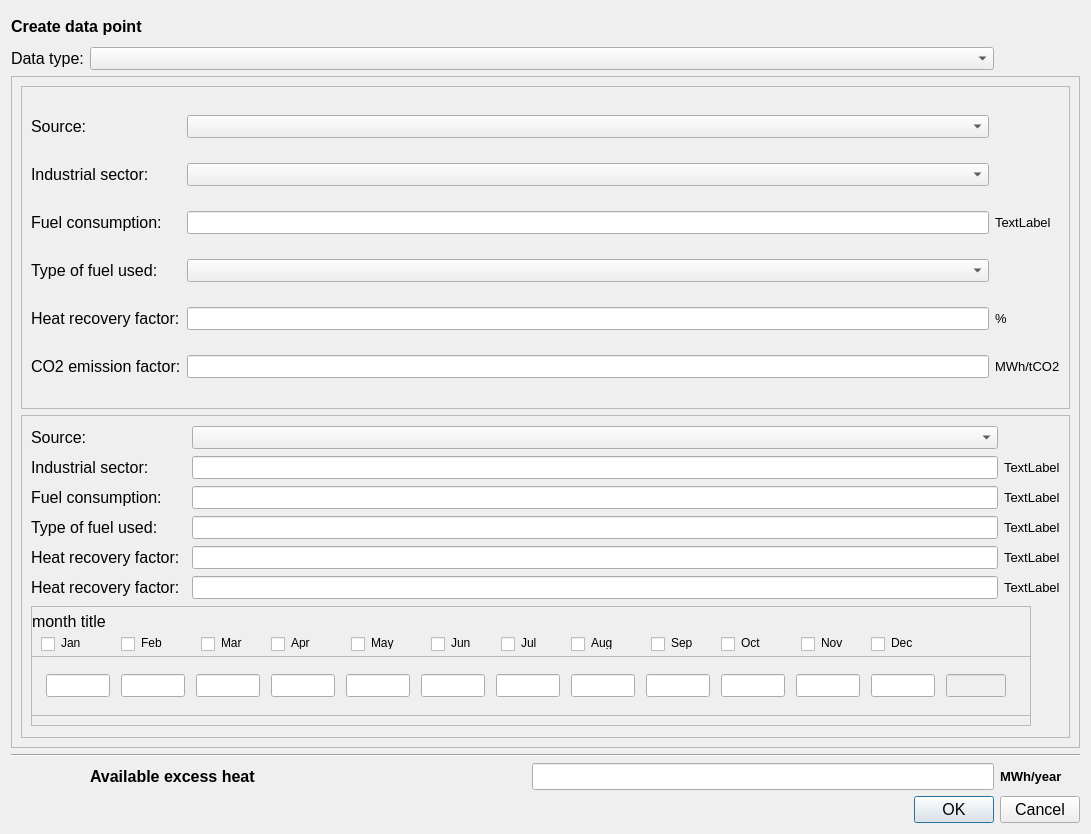
<?xml version="1.0" encoding="UTF-8"?>
<ui version="4.0">
 <class>window</class>
 <widget class="QDialog" name="window">
  <property name="enabled">
   <bool>true</bool>
  </property>
  <property name="geometry">
   <rect>
    <x>0</x>
    <y>0</y>
    <width>1091</width>
    <height>834</height>
   </rect>
  </property>
  <property name="sizePolicy">
   <sizepolicy hsizetype="Fixed" vsizetype="Fixed">
    <horstretch>0</horstretch>
    <verstretch>0</verstretch>
   </sizepolicy>
  </property>
  <property name="windowTitle">
   <string>Configure input properties</string>
  </property>
  <layout class="QGridLayout" name="gridLayout">
   <item row="5" column="5">
    <widget class="QPushButton" name="okButton">
     <property name="font">
      <font>
       <pointsize>12</pointsize>
      </font>
     </property>
     <property name="text">
      <string>OK</string>
     </property>
    </widget>
   </item>
   <item row="5" column="4">
    <spacer name="horizontalSpacer_2">
     <property name="orientation">
      <enum>Qt::Horizontal</enum>
     </property>
     <property name="sizeHint" stdset="0">
      <size>
       <width>40</width>
       <height>20</height>
      </size>
     </property>
    </spacer>
   </item>
   <item row="5" column="1" colspan="2">
    <spacer name="horizontalSpacer">
     <property name="orientation">
      <enum>Qt::Horizontal</enum>
     </property>
     <property name="sizeHint" stdset="0">
      <size>
       <width>40</width>
       <height>20</height>
      </size>
     </property>
    </spacer>
   </item>
   <item row="5" column="6">
    <widget class="QPushButton" name="cancelButton">
     <property name="font">
      <font>
       <pointsize>12</pointsize>
      </font>
     </property>
     <property name="text">
      <string>Cancel</string>
     </property>
    </widget>
   </item>
   <item row="1" column="0">
    <widget class="QLabel" name="typeLabel">
     <property name="sizePolicy">
      <sizepolicy hsizetype="Maximum" vsizetype="Preferred">
       <horstretch>0</horstretch>
       <verstretch>0</verstretch>
      </sizepolicy>
     </property>
     <property name="maximumSize">
      <size>
       <width>99999</width>
       <height>16777215</height>
      </size>
     </property>
     <property name="font">
      <font>
       <pointsize>12</pointsize>
      </font>
     </property>
     <property name="text">
      <string>Data type:</string>
     </property>
    </widget>
   </item>
   <item row="0" column="0" colspan="3">
    <widget class="QLabel" name="titleLabel">
     <property name="sizePolicy">
      <sizepolicy hsizetype="Preferred" vsizetype="Maximum">
       <horstretch>0</horstretch>
       <verstretch>0</verstretch>
      </sizepolicy>
     </property>
     <property name="maximumSize">
      <size>
       <width>16777215</width>
       <height>30</height>
      </size>
     </property>
     <property name="font">
      <font>
       <pointsize>12</pointsize>
       <weight>75</weight>
       <bold>true</bold>
      </font>
     </property>
     <property name="text">
      <string>Create data point</string>
     </property>
    </widget>
   </item>
   <item row="4" column="6">
    <widget class="QLabel" name="resultUnitLabel">
     <property name="font">
      <font>
       <pointsize>10</pointsize>
       <weight>75</weight>
       <bold>true</bold>
      </font>
     </property>
     <property name="text">
      <string>MWh/year</string>
     </property>
    </widget>
   </item>
   <item row="5" column="3">
    <spacer name="horizontalSpacer_3">
     <property name="orientation">
      <enum>Qt::Horizontal</enum>
     </property>
     <property name="sizeHint" stdset="0">
      <size>
       <width>40</width>
       <height>20</height>
      </size>
     </property>
    </spacer>
   </item>
   <item row="3" column="0" colspan="7">
    <widget class="Line" name="line">
     <property name="orientation">
      <enum>Qt::Horizontal</enum>
     </property>
    </widget>
   </item>
   <item row="4" column="1" colspan="3">
    <widget class="QLabel" name="resultLabel">
     <property name="font">
      <font>
       <pointsize>12</pointsize>
       <weight>75</weight>
       <bold>true</bold>
      </font>
     </property>
     <property name="toolTip">
      <string>&lt;span&gt;This is the calculated thermal output for the selected source with the specified parameters.&lt;/span&gt;</string>
     </property>
     <property name="text">
      <string>Available excess heat</string>
     </property>
    </widget>
   </item>
   <item row="1" column="1" colspan="5">
    <widget class="QComboBox" name="typeSelect">
     <property name="font">
      <font>
       <pointsize>10</pointsize>
      </font>
     </property>
    </widget>
   </item>
   <item row="4" column="4" colspan="2">
    <widget class="QLineEdit" name="resultText">
     <property name="enabled">
      <bool>true</bool>
     </property>
     <property name="font">
      <font>
       <pointsize>12</pointsize>
       <weight>75</weight>
       <bold>true</bold>
      </font>
     </property>
    </widget>
   </item>
   <item row="2" column="0" colspan="7">
    <widget class="QFrame" name="group">
     <property name="frameShape">
      <enum>QFrame::StyledPanel</enum>
     </property>
     <property name="frameShadow">
      <enum>QFrame::Raised</enum>
     </property>
     <layout class="QVBoxLayout" name="verticalLayout">
      <item>
       <widget class="QFrame" name="groupIndustrial">
        <property name="enabled">
         <bool>true</bool>
        </property>
        <property name="frameShape">
         <enum>QFrame::StyledPanel</enum>
        </property>
        <property name="frameShadow">
         <enum>QFrame::Raised</enum>
        </property>
        <layout class="QGridLayout" name="gridLayout_2">
         <item row="1" column="0">
          <widget class="QLabel" name="field1Label">
           <property name="sizePolicy">
            <sizepolicy hsizetype="Preferred" vsizetype="Maximum">
             <horstretch>0</horstretch>
             <verstretch>0</verstretch>
            </sizepolicy>
           </property>
           <property name="maximumSize">
            <size>
             <width>16777215</width>
             <height>22</height>
            </size>
           </property>
           <property name="font">
            <font>
             <pointsize>12</pointsize>
            </font>
           </property>
           <property name="text">
            <string>Industrial sector:</string>
           </property>
          </widget>
         </item>
         <item row="2" column="0">
          <widget class="QLabel" name="field2Label">
           <property name="sizePolicy">
            <sizepolicy hsizetype="Preferred" vsizetype="Maximum">
             <horstretch>0</horstretch>
             <verstretch>0</verstretch>
            </sizepolicy>
           </property>
           <property name="maximumSize">
            <size>
             <width>16777215</width>
             <height>22</height>
            </size>
           </property>
           <property name="font">
            <font>
             <pointsize>12</pointsize>
            </font>
           </property>
           <property name="text">
            <string>Fuel consumption:</string>
           </property>
          </widget>
         </item>
         <item row="2" column="2">
          <widget class="QLabel" name="field2UnitLabel">
           <property name="font">
            <font>
             <pointsize>10</pointsize>
            </font>
           </property>
           <property name="text">
            <string>TextLabel</string>
           </property>
          </widget>
         </item>
         <item row="4" column="0">
          <widget class="QLabel" name="field4Label">
           <property name="sizePolicy">
            <sizepolicy hsizetype="Preferred" vsizetype="Maximum">
             <horstretch>0</horstretch>
             <verstretch>0</verstretch>
            </sizepolicy>
           </property>
           <property name="maximumSize">
            <size>
             <width>16777215</width>
             <height>22</height>
            </size>
           </property>
           <property name="font">
            <font>
             <pointsize>12</pointsize>
            </font>
           </property>
           <property name="text">
            <string>Heat recovery factor:</string>
           </property>
          </widget>
         </item>
         <item row="3" column="1">
          <widget class="QComboBox" name="field3Select">
           <property name="font">
            <font>
             <pointsize>10</pointsize>
            </font>
           </property>
          </widget>
         </item>
         <item row="4" column="1">
          <widget class="QLineEdit" name="field4Text">
           <property name="font">
            <font>
             <pointsize>10</pointsize>
            </font>
           </property>
          </widget>
         </item>
         <item row="2" column="1">
          <widget class="QLineEdit" name="field2Text">
           <property name="font">
            <font>
             <pointsize>10</pointsize>
            </font>
           </property>
          </widget>
         </item>
         <item row="4" column="2">
          <widget class="QLabel" name="field4UnitLabel">
           <property name="font">
            <font>
             <pointsize>10</pointsize>
            </font>
           </property>
           <property name="text">
            <string>%</string>
           </property>
          </widget>
         </item>
         <item row="3" column="0">
          <widget class="QLabel" name="field3Label">
           <property name="sizePolicy">
            <sizepolicy hsizetype="Preferred" vsizetype="Maximum">
             <horstretch>0</horstretch>
             <verstretch>0</verstretch>
            </sizepolicy>
           </property>
           <property name="maximumSize">
            <size>
             <width>16777215</width>
             <height>22</height>
            </size>
           </property>
           <property name="font">
            <font>
             <pointsize>12</pointsize>
            </font>
           </property>
           <property name="text">
            <string>Type of fuel used:</string>
           </property>
          </widget>
         </item>
         <item row="5" column="0">
          <widget class="QLabel" name="field5Label">
           <property name="font">
            <font>
             <pointsize>12</pointsize>
            </font>
           </property>
           <property name="text">
            <string>CO2 emission factor:</string>
           </property>
          </widget>
         </item>
         <item row="5" column="2">
          <widget class="QLabel" name="field5UnitLabel">
           <property name="font">
            <font>
             <pointsize>10</pointsize>
            </font>
           </property>
           <property name="text">
            <string>MWh/tCO2</string>
           </property>
          </widget>
         </item>
         <item row="5" column="1">
          <widget class="QLineEdit" name="field5Text">
           <property name="font">
            <font>
             <pointsize>10</pointsize>
            </font>
           </property>
          </widget>
         </item>
         <item row="0" column="1">
          <widget class="QComboBox" name="questionSelect">
           <property name="font">
            <font>
             <pointsize>10</pointsize>
            </font>
           </property>
          </widget>
         </item>
         <item row="0" column="0">
          <widget class="QLabel" name="sourceLabel">
           <property name="font">
            <font>
             <pointsize>12</pointsize>
            </font>
           </property>
           <property name="text">
            <string>Source:</string>
           </property>
          </widget>
         </item>
         <item row="1" column="1">
          <widget class="QComboBox" name="field1Select">
           <property name="font">
            <font>
             <pointsize>10</pointsize>
            </font>
           </property>
          </widget>
         </item>
        </layout>
       </widget>
      </item>
      <item>
       <widget class="QFrame" name="groupUnconventional">
        <property name="visible">
         <bool>true</bool>
        </property>
        <property name="frameShape">
         <enum>QFrame::StyledPanel</enum>
        </property>
        <property name="frameShadow">
         <enum>QFrame::Raised</enum>
        </property>
        <layout class="QGridLayout" name="gridLayout_3">
         <item row="5" column="4">
          <widget class="QLabel" name="field5UnitLabel_2">
           <property name="font">
            <font>
             <pointsize>10</pointsize>
            </font>
           </property>
           <property name="text">
            <string>TextLabel</string>
           </property>
          </widget>
         </item>
         <item row="4" column="4">
          <widget class="QLabel" name="field4UnitLabel_2">
           <property name="font">
            <font>
             <pointsize>10</pointsize>
            </font>
           </property>
           <property name="text">
            <string>TextLabel</string>
           </property>
          </widget>
         </item>
         <item row="5" column="0" colspan="2">
          <widget class="QLabel" name="field5Label_2">
           <property name="sizePolicy">
            <sizepolicy hsizetype="Preferred" vsizetype="Maximum">
             <horstretch>0</horstretch>
             <verstretch>0</verstretch>
            </sizepolicy>
           </property>
           <property name="maximumSize">
            <size>
             <width>16777215</width>
             <height>22</height>
            </size>
           </property>
           <property name="font">
            <font>
             <pointsize>12</pointsize>
            </font>
           </property>
           <property name="text">
            <string>Heat recovery factor:</string>
           </property>
          </widget>
         </item>
         <item row="1" column="4">
          <widget class="QLabel" name="field1UnitLabel_2">
           <property name="font">
            <font>
             <pointsize>10</pointsize>
            </font>
           </property>
           <property name="text">
            <string>TextLabel</string>
           </property>
          </widget>
         </item>
         <item row="5" column="3">
          <widget class="QLineEdit" name="field5Text_2">
           <property name="font">
            <font>
             <pointsize>10</pointsize>
            </font>
           </property>
          </widget>
         </item>
         <item row="6" column="0" colspan="5">
          <widget class="QFrame" name="monthGroup">
           <property name="sizePolicy">
            <sizepolicy hsizetype="Preferred" vsizetype="Fixed">
             <horstretch>0</horstretch>
             <verstretch>0</verstretch>
            </sizepolicy>
           </property>
           <property name="minimumSize">
            <size>
             <width>1000</width>
             <height>120</height>
            </size>
           </property>
           <property name="maximumSize">
            <size>
             <width>1000</width>
             <height>120</height>
            </size>
           </property>
           <property name="frameShape">
            <enum>QFrame::StyledPanel</enum>
           </property>
           <property name="frameShadow">
            <enum>QFrame::Raised</enum>
           </property>
           <widget class="QLabel" name="monthLabel_10">
            <property name="geometry">
             <rect>
              <x>710</x>
              <y>30</y>
              <width>47</width>
              <height>13</height>
             </rect>
            </property>
            <property name="text">
             <string>Oct</string>
            </property>
           </widget>
           <widget class="QLabel" name="monthLabel_7">
            <property name="geometry">
             <rect>
              <x>490</x>
              <y>30</y>
              <width>47</width>
              <height>13</height>
             </rect>
            </property>
            <property name="text">
             <string>Jul</string>
            </property>
           </widget>
           <widget class="QLabel" name="monthLabel_11">
            <property name="geometry">
             <rect>
              <x>790</x>
              <y>30</y>
              <width>47</width>
              <height>13</height>
             </rect>
            </property>
            <property name="text">
             <string>Nov</string>
            </property>
           </widget>
           <widget class="QLabel" name="monthLabel_8">
            <property name="geometry">
             <rect>
              <x>560</x>
              <y>30</y>
              <width>47</width>
              <height>13</height>
             </rect>
            </property>
            <property name="text">
             <string>Aug</string>
            </property>
           </widget>
           <widget class="QLabel" name="monthLabel_12">
            <property name="geometry">
             <rect>
              <x>860</x>
              <y>30</y>
              <width>47</width>
              <height>13</height>
             </rect>
            </property>
            <property name="text">
             <string>Dec</string>
            </property>
           </widget>
           <widget class="QLabel" name="monthLabel_9">
            <property name="geometry">
             <rect>
              <x>640</x>
              <y>30</y>
              <width>47</width>
              <height>13</height>
             </rect>
            </property>
            <property name="text">
             <string>Sep</string>
            </property>
           </widget>
           <widget class="QLabel" name="monthLabel_6">
            <property name="geometry">
             <rect>
              <x>420</x>
              <y>30</y>
              <width>47</width>
              <height>13</height>
             </rect>
            </property>
            <property name="text">
             <string>Jun</string>
            </property>
           </widget>
           <widget class="QLabel" name="monthLabel_5">
            <property name="geometry">
             <rect>
              <x>340</x>
              <y>30</y>
              <width>47</width>
              <height>13</height>
             </rect>
            </property>
            <property name="text">
             <string>May</string>
            </property>
           </widget>
           <widget class="QLabel" name="monthLabel_13">
            <property name="geometry">
             <rect>
              <x>110</x>
              <y>30</y>
              <width>47</width>
              <height>13</height>
             </rect>
            </property>
            <property name="text">
             <string>Feb</string>
            </property>
           </widget>
           <widget class="QLabel" name="monthLabel_4">
            <property name="geometry">
             <rect>
              <x>260</x>
              <y>30</y>
              <width>47</width>
              <height>13</height>
             </rect>
            </property>
            <property name="text">
             <string>Apr</string>
            </property>
           </widget>
           <widget class="QLabel" name="monthLabel_2">
            <property name="geometry">
             <rect>
              <x>1</x>
              <y>0</y>
              <width>481</width>
              <height>30</height>
             </rect>
            </property>
            <property name="minimumSize">
             <size>
              <width>0</width>
              <height>30</height>
             </size>
            </property>
            <property name="font">
             <font>
              <pointsize>12</pointsize>
             </font>
            </property>
            <property name="toolTip">
             <string>&lt;span&gt;Here you can specify which months are in the heating (or cooling) season. For months outside of the season, seasonal thermal storage is required, so the energy in those months may not be available.&lt;/span&gt;</string>
            </property>
            <property name="text">
             <string>month title</string>
            </property>
           </widget>
           <widget class="QLabel" name="monthLabel_1">
            <property name="geometry">
             <rect>
              <x>30</x>
              <y>30</y>
              <width>47</width>
              <height>13</height>
             </rect>
            </property>
            <property name="text">
             <string>Jan</string>
            </property>
           </widget>
           <widget class="QLabel" name="monthLabel_3">
            <property name="geometry">
             <rect>
              <x>190</x>
              <y>30</y>
              <width>47</width>
              <height>13</height>
             </rect>
            </property>
            <property name="text">
             <string>Mar</string>
            </property>
           </widget>
           <widget class="QCheckBox" name="monthCheckBox_1">
            <property name="geometry">
             <rect>
              <x>10</x>
              <y>30</y>
              <width>21</width>
              <height>17</height>
             </rect>
            </property>
            <property name="text">
             <string/>
            </property>
           </widget>
           <widget class="QCheckBox" name="monthCheckBox_2">
            <property name="geometry">
             <rect>
              <x>90</x>
              <y>30</y>
              <width>21</width>
              <height>17</height>
             </rect>
            </property>
            <property name="text">
             <string/>
            </property>
           </widget>
           <widget class="QCheckBox" name="monthCheckBox_3">
            <property name="geometry">
             <rect>
              <x>170</x>
              <y>30</y>
              <width>21</width>
              <height>17</height>
             </rect>
            </property>
            <property name="text">
             <string/>
            </property>
           </widget>
           <widget class="QCheckBox" name="monthCheckBox_4">
            <property name="geometry">
             <rect>
              <x>240</x>
              <y>30</y>
              <width>21</width>
              <height>17</height>
             </rect>
            </property>
            <property name="text">
             <string/>
            </property>
           </widget>
           <widget class="QCheckBox" name="monthCheckBox_5">
            <property name="geometry">
             <rect>
              <x>320</x>
              <y>30</y>
              <width>21</width>
              <height>17</height>
             </rect>
            </property>
            <property name="text">
             <string/>
            </property>
           </widget>
           <widget class="QCheckBox" name="monthCheckBox_6">
            <property name="geometry">
             <rect>
              <x>400</x>
              <y>30</y>
              <width>21</width>
              <height>17</height>
             </rect>
            </property>
            <property name="text">
             <string/>
            </property>
           </widget>
           <widget class="QCheckBox" name="monthCheckBox_7">
            <property name="geometry">
             <rect>
              <x>470</x>
              <y>30</y>
              <width>21</width>
              <height>17</height>
             </rect>
            </property>
            <property name="text">
             <string/>
            </property>
           </widget>
           <widget class="QCheckBox" name="monthCheckBox_8">
            <property name="geometry">
             <rect>
              <x>540</x>
              <y>30</y>
              <width>21</width>
              <height>17</height>
             </rect>
            </property>
            <property name="text">
             <string/>
            </property>
           </widget>
           <widget class="QCheckBox" name="monthCheckBox_9">
            <property name="geometry">
             <rect>
              <x>620</x>
              <y>30</y>
              <width>21</width>
              <height>17</height>
             </rect>
            </property>
            <property name="text">
             <string/>
            </property>
           </widget>
           <widget class="QCheckBox" name="monthCheckBox_10">
            <property name="geometry">
             <rect>
              <x>690</x>
              <y>30</y>
              <width>21</width>
              <height>17</height>
             </rect>
            </property>
            <property name="text">
             <string/>
            </property>
           </widget>
           <widget class="QCheckBox" name="monthCheckBox_11">
            <property name="geometry">
             <rect>
              <x>770</x>
              <y>30</y>
              <width>21</width>
              <height>17</height>
             </rect>
            </property>
            <property name="text">
             <string/>
            </property>
           </widget>
           <widget class="QCheckBox" name="monthCheckBox_12">
            <property name="geometry">
             <rect>
              <x>840</x>
              <y>30</y>
              <width>21</width>
              <height>17</height>
             </rect>
            </property>
            <property name="text">
             <string/>
            </property>
           </widget>
           <widget class="QFrame" name="monthGroupTemp">
            <property name="geometry">
             <rect>
              <x>0</x>
              <y>50</y>
              <width>1000</width>
              <height>60</height>
             </rect>
            </property>
            <property name="sizePolicy">
             <sizepolicy hsizetype="Preferred" vsizetype="Fixed">
              <horstretch>0</horstretch>
              <verstretch>0</verstretch>
             </sizepolicy>
            </property>
            <property name="minimumSize">
             <size>
              <width>1000</width>
              <height>60</height>
             </size>
            </property>
            <property name="maximumSize">
             <size>
              <width>1000</width>
              <height>60</height>
             </size>
            </property>
            <property name="frameShape">
             <enum>QFrame::StyledPanel</enum>
            </property>
            <property name="frameShadow">
             <enum>QFrame::Raised</enum>
            </property>
            <layout class="QHBoxLayout" name="horizontalLayout">
             <item>
              <widget class="QLineEdit" name="month_1">
               <property name="minimumSize">
                <size>
                 <width>64</width>
                 <height>0</height>
                </size>
               </property>
               <property name="maximumSize">
                <size>
                 <width>64</width>
                 <height>16777215</height>
                </size>
               </property>
               <property name="font">
                <font>
                 <pointsize>10</pointsize>
                </font>
               </property>
              </widget>
             </item>
             <item>
              <widget class="QLineEdit" name="month_2">
               <property name="minimumSize">
                <size>
                 <width>64</width>
                 <height>0</height>
                </size>
               </property>
               <property name="maximumSize">
                <size>
                 <width>64</width>
                 <height>16777215</height>
                </size>
               </property>
               <property name="font">
                <font>
                 <pointsize>10</pointsize>
                </font>
               </property>
              </widget>
             </item>
             <item>
              <widget class="QLineEdit" name="month_3">
               <property name="minimumSize">
                <size>
                 <width>64</width>
                 <height>0</height>
                </size>
               </property>
               <property name="maximumSize">
                <size>
                 <width>64</width>
                 <height>16777215</height>
                </size>
               </property>
               <property name="font">
                <font>
                 <pointsize>10</pointsize>
                </font>
               </property>
              </widget>
             </item>
             <item>
              <widget class="QLineEdit" name="month_4">
               <property name="minimumSize">
                <size>
                 <width>64</width>
                 <height>0</height>
                </size>
               </property>
               <property name="maximumSize">
                <size>
                 <width>64</width>
                 <height>16777215</height>
                </size>
               </property>
               <property name="font">
                <font>
                 <pointsize>10</pointsize>
                </font>
               </property>
              </widget>
             </item>
             <item>
              <widget class="QLineEdit" name="month_5">
               <property name="minimumSize">
                <size>
                 <width>64</width>
                 <height>0</height>
                </size>
               </property>
               <property name="maximumSize">
                <size>
                 <width>64</width>
                 <height>16777215</height>
                </size>
               </property>
               <property name="font">
                <font>
                 <pointsize>10</pointsize>
                </font>
               </property>
              </widget>
             </item>
             <item>
              <widget class="QLineEdit" name="month_6">
               <property name="minimumSize">
                <size>
                 <width>64</width>
                 <height>0</height>
                </size>
               </property>
               <property name="maximumSize">
                <size>
                 <width>64</width>
                 <height>16777215</height>
                </size>
               </property>
               <property name="font">
                <font>
                 <pointsize>10</pointsize>
                </font>
               </property>
              </widget>
             </item>
             <item>
              <widget class="QLineEdit" name="month_7">
               <property name="minimumSize">
                <size>
                 <width>64</width>
                 <height>0</height>
                </size>
               </property>
               <property name="maximumSize">
                <size>
                 <width>64</width>
                 <height>16777215</height>
                </size>
               </property>
               <property name="font">
                <font>
                 <pointsize>10</pointsize>
                </font>
               </property>
              </widget>
             </item>
             <item>
              <widget class="QLineEdit" name="month_8">
               <property name="minimumSize">
                <size>
                 <width>64</width>
                 <height>0</height>
                </size>
               </property>
               <property name="maximumSize">
                <size>
                 <width>64</width>
                 <height>16777215</height>
                </size>
               </property>
               <property name="font">
                <font>
                 <pointsize>10</pointsize>
                </font>
               </property>
              </widget>
             </item>
             <item>
              <widget class="QLineEdit" name="month_9">
               <property name="minimumSize">
                <size>
                 <width>64</width>
                 <height>0</height>
                </size>
               </property>
               <property name="maximumSize">
                <size>
                 <width>64</width>
                 <height>16777215</height>
                </size>
               </property>
               <property name="font">
                <font>
                 <pointsize>10</pointsize>
                </font>
               </property>
              </widget>
             </item>
             <item>
              <widget class="QLineEdit" name="month_10">
               <property name="minimumSize">
                <size>
                 <width>64</width>
                 <height>0</height>
                </size>
               </property>
               <property name="maximumSize">
                <size>
                 <width>64</width>
                 <height>16777215</height>
                </size>
               </property>
               <property name="font">
                <font>
                 <pointsize>10</pointsize>
                </font>
               </property>
              </widget>
             </item>
             <item>
              <widget class="QLineEdit" name="month_11">
               <property name="minimumSize">
                <size>
                 <width>64</width>
                 <height>0</height>
                </size>
               </property>
               <property name="maximumSize">
                <size>
                 <width>64</width>
                 <height>16777215</height>
                </size>
               </property>
               <property name="font">
                <font>
                 <pointsize>10</pointsize>
                </font>
               </property>
              </widget>
             </item>
             <item>
              <widget class="QLineEdit" name="month_12">
               <property name="minimumSize">
                <size>
                 <width>64</width>
                 <height>0</height>
                </size>
               </property>
               <property name="maximumSize">
                <size>
                 <width>64</width>
                 <height>16777215</height>
                </size>
               </property>
               <property name="font">
                <font>
                 <pointsize>10</pointsize>
                </font>
               </property>
              </widget>
             </item>
             <item>
              <widget class="QLineEdit" name="month_results">
               <property name="enabled">
                <bool>false</bool>
               </property>
               <property name="minimumSize">
                <size>
                 <width>60</width>
                 <height>0</height>
                </size>
               </property>
               <property name="maximumSize">
                <size>
                 <width>60</width>
                 <height>16777215</height>
                </size>
               </property>
               <property name="font">
                <font>
                 <pointsize>10</pointsize>
                </font>
               </property>
              </widget>
             </item>
            </layout>
           </widget>
          </widget>
         </item>
         <item row="1" column="0" colspan="2">
          <widget class="QLabel" name="field1Label_2">
           <property name="sizePolicy">
            <sizepolicy hsizetype="Preferred" vsizetype="Maximum">
             <horstretch>0</horstretch>
             <verstretch>0</verstretch>
            </sizepolicy>
           </property>
           <property name="maximumSize">
            <size>
             <width>16777215</width>
             <height>22</height>
            </size>
           </property>
           <property name="font">
            <font>
             <pointsize>12</pointsize>
            </font>
           </property>
           <property name="text">
            <string>Industrial sector:</string>
           </property>
          </widget>
         </item>
         <item row="4" column="0" colspan="2">
          <widget class="QLabel" name="field4Label_2">
           <property name="sizePolicy">
            <sizepolicy hsizetype="Preferred" vsizetype="Maximum">
             <horstretch>0</horstretch>
             <verstretch>0</verstretch>
            </sizepolicy>
           </property>
           <property name="maximumSize">
            <size>
             <width>16777215</width>
             <height>22</height>
            </size>
           </property>
           <property name="font">
            <font>
             <pointsize>12</pointsize>
            </font>
           </property>
           <property name="text">
            <string>Heat recovery factor:</string>
           </property>
          </widget>
         </item>
         <item row="2" column="3">
          <widget class="QLineEdit" name="field2Text_2">
           <property name="font">
            <font>
             <pointsize>10</pointsize>
            </font>
           </property>
          </widget>
         </item>
         <item row="3" column="4">
          <widget class="QLabel" name="field3UnitLabel_2">
           <property name="font">
            <font>
             <pointsize>10</pointsize>
            </font>
           </property>
           <property name="text">
            <string>TextLabel</string>
           </property>
          </widget>
         </item>
         <item row="4" column="3">
          <widget class="QLineEdit" name="field4Text_2">
           <property name="font">
            <font>
             <pointsize>10</pointsize>
            </font>
           </property>
          </widget>
         </item>
         <item row="2" column="4">
          <widget class="QLabel" name="field2UnitLabel_2">
           <property name="font">
            <font>
             <pointsize>10</pointsize>
            </font>
           </property>
           <property name="text">
            <string>TextLabel</string>
           </property>
          </widget>
         </item>
         <item row="3" column="3">
          <widget class="QLineEdit" name="field3Text_2">
           <property name="font">
            <font>
             <pointsize>10</pointsize>
            </font>
           </property>
          </widget>
         </item>
         <item row="2" column="0" colspan="2">
          <widget class="QLabel" name="field2Label_2">
           <property name="sizePolicy">
            <sizepolicy hsizetype="Preferred" vsizetype="Maximum">
             <horstretch>0</horstretch>
             <verstretch>0</verstretch>
            </sizepolicy>
           </property>
           <property name="maximumSize">
            <size>
             <width>16777215</width>
             <height>22</height>
            </size>
           </property>
           <property name="font">
            <font>
             <pointsize>12</pointsize>
            </font>
           </property>
           <property name="text">
            <string>Fuel consumption:</string>
           </property>
          </widget>
         </item>
         <item row="3" column="0" colspan="2">
          <widget class="QLabel" name="field3Label_2">
           <property name="sizePolicy">
            <sizepolicy hsizetype="Preferred" vsizetype="Maximum">
             <horstretch>0</horstretch>
             <verstretch>0</verstretch>
            </sizepolicy>
           </property>
           <property name="maximumSize">
            <size>
             <width>16777215</width>
             <height>22</height>
            </size>
           </property>
           <property name="font">
            <font>
             <pointsize>12</pointsize>
            </font>
           </property>
           <property name="text">
            <string>Type of fuel used:</string>
           </property>
          </widget>
         </item>
         <item row="0" column="0">
          <widget class="QLabel" name="sourceLabel_2">
           <property name="font">
            <font>
             <pointsize>12</pointsize>
            </font>
           </property>
           <property name="text">
            <string>Source:</string>
           </property>
          </widget>
         </item>
         <item row="1" column="3">
          <widget class="QLineEdit" name="field1Text_2">
           <property name="font">
            <font>
             <pointsize>10</pointsize>
            </font>
           </property>
          </widget>
         </item>
         <item row="0" column="3">
          <widget class="QComboBox" name="questionSelect_2">
           <property name="maximumSize">
            <size>
             <width>1000</width>
             <height>16777215</height>
            </size>
           </property>
           <property name="font">
            <font>
             <pointsize>10</pointsize>
            </font>
           </property>
          </widget>
         </item>
        </layout>
       </widget>
      </item>
     </layout>
    </widget>
   </item>
  </layout>
 </widget>
 <resources/>
 <connections/>
</ui>
